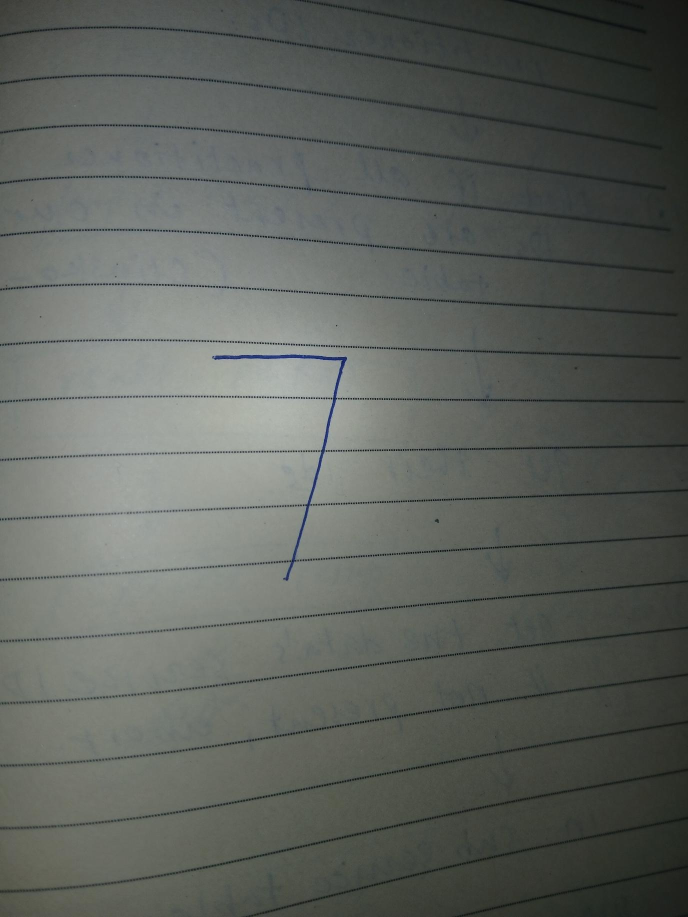
#> input picture test_images/digit1.jpg, 1376 x 1834 px (shown at 1/2 size)
$ python -i preprocess.py   (imports and definitions only)
#> lines starting #> are read from the running program, lines starting #| are printed output that depends on the picture; after the words box and inside, x2 and y2 are one past the last pixel; in counts of white or black regions, pixels touching at a corner belong together
import cv2
import numpy as np


def preprocess_image(image_path):
    """
    Convert a custom handwritten digit image into
    MNIST-like 28x28 format.
    """
#> called with image_path = 'test_images/digit1.jpg'

    # -----------------------------
    # Read image
    # -----------------------------
    image = cv2.imread(image_path)
#> image is the input picture: shape (1834, 1376, 3); mean B, G, R 91.9, 97, 93.1

    if image is None:
        raise FileNotFoundError(f"Image not found: {image_path}")

    # -----------------------------
    # Convert to grayscale
    # -----------------------------
    gray = cv2.cvtColor(image, cv2.COLOR_BGR2GRAY)

    # -----------------------------
    # Binary inverse threshold
    # -----------------------------
    _, thresh = cv2.threshold(
        gray,
        128,
        255,
        cv2.THRESH_BINARY_INV
    )
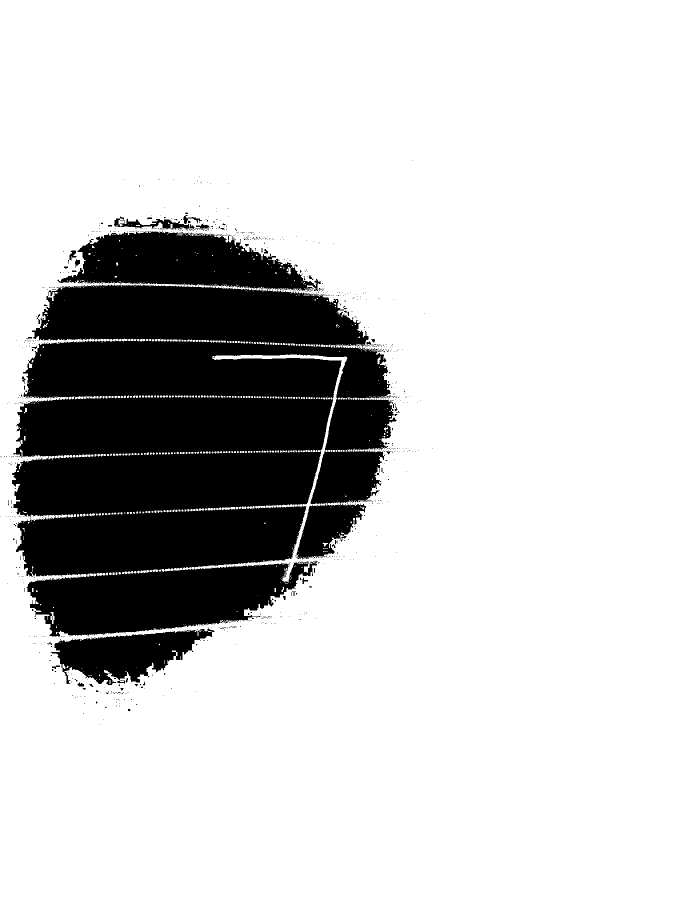
#> thresh: shape (1834, 1376) (shown at 1/2 size); 80.8% white; 817 black regions (776 under 20 px), largest, box (x1, y1, x2, y2) and area: (24, 462, 795, 1274) 458934, (101, 1257, 429, 1370) 19745, (228, 433, 378, 461) 1464

    # -----------------------------
    # Find contours
    # -----------------------------
    contours, _ = cv2.findContours(
        thresh,
        cv2.RETR_EXTERNAL,
        cv2.CHAIN_APPROX_SIMPLE
    )
#> contours = 1 item

    if len(contours) == 0:
        raise ValueError("No digit found.")

    # -----------------------------
    # Largest contour
    # -----------------------------
    contour = max(contours, key=cv2.contourArea)
#> contour = [[0, 0], [0, 911], [1, 912], [0, 913], [0, 1833], [1375, 1833], [1375, 0]]

    x, y, w, h = cv2.boundingRect(contour)
#> x = 0; y = 0; w = 1376; h = 1834

    digit = thresh[y:y+h, x:x+w]

    # -----------------------------
    # Padding
    # -----------------------------
    digit = cv2.copyMakeBorder(
        digit,
        20,
        20,
        20,
        20,
        cv2.BORDER_CONSTANT,
        value=0
    )
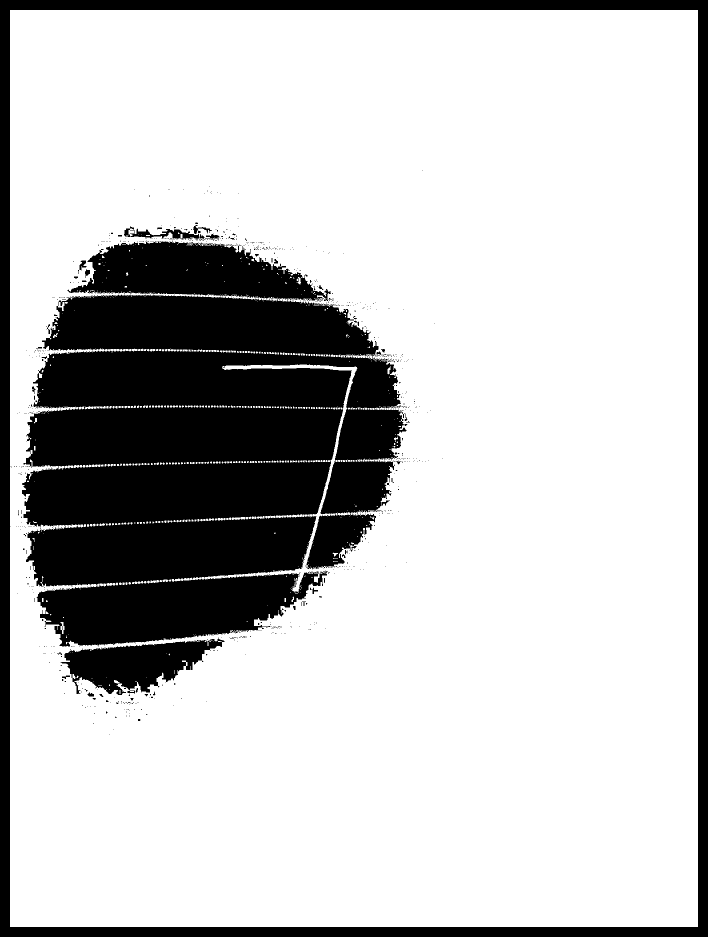
#> digit: shape (1874, 1416) (shown at 1/2 size); 76.9% white; 817 black regions (775 under 20 px), largest, box (x1, y1, x2, y2) and area: (44, 482, 815, 1294) 458934, (0, 0, 1416, 1874) 130001, (121, 1277, 449, 1390) 19745

    # -----------------------------
    # Preserve aspect ratio
    # -----------------------------
    h, w = digit.shape
#> h = 1874; w = 1416

    max_dim = max(h, w)
#> max_dim = 1874

    scale = 20 / max_dim
#> scale = 0.0107

    new_w = int(w * scale)
#> new_w = 15
    new_h = int(h * scale)
#> new_h = 20

    digit = cv2.resize(
        digit,
        (new_w, new_h),
        interpolation=cv2.INTER_AREA
    )

    # -----------------------------
    # Create 28x28 canvas
    # -----------------------------
    canvas = np.zeros((28, 28), dtype=np.uint8)

    x_offset = (28 - new_w) // 2
#> x_offset = 6
    y_offset = (28 - new_h) // 2
#> y_offset = 4

    canvas[
        y_offset:y_offset + new_h,
        x_offset:x_offset + new_w
    ] = digit
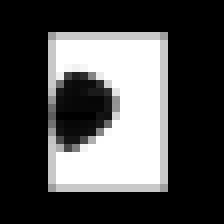
#> canvas: shape (28, 28) (shown 8 times larger); min 0, max 255, mean 75

    # -----------------------------
    # Center digit using image moments
    # -----------------------------
    M = cv2.moments(canvas)
#> M = moments, m00 58816, centre m10/m00, m01/m00 = (13.79, 13.58)

    if M["m00"] != 0:

        cx = M["m10"] / M["m00"]
#> cx = 13.79
        cy = M["m01"] / M["m00"]
#> cy = 13.58

        shift_x = int(14 - cx)
#> shift_x = 0
        shift_y = int(14 - cy)
#> shift_y = 0

        translation_matrix = np.float32([
            [1, 0, shift_x],
            [0, 1, shift_y]
        ])
#> translation_matrix = [[1, 0, 0], [0, 1, 0]]

        canvas = cv2.warpAffine(
            canvas,
            translation_matrix,
            (28, 28)
        )

    # -----------------------------
    # Save processed image (Optional)
    # -----------------------------
    cv2.imwrite("outputs/processed.png", canvas)

    return canvas

>>> result = preprocess_image('test_images/digit1.jpg')

$ run again, on test_images/digit2.jpg
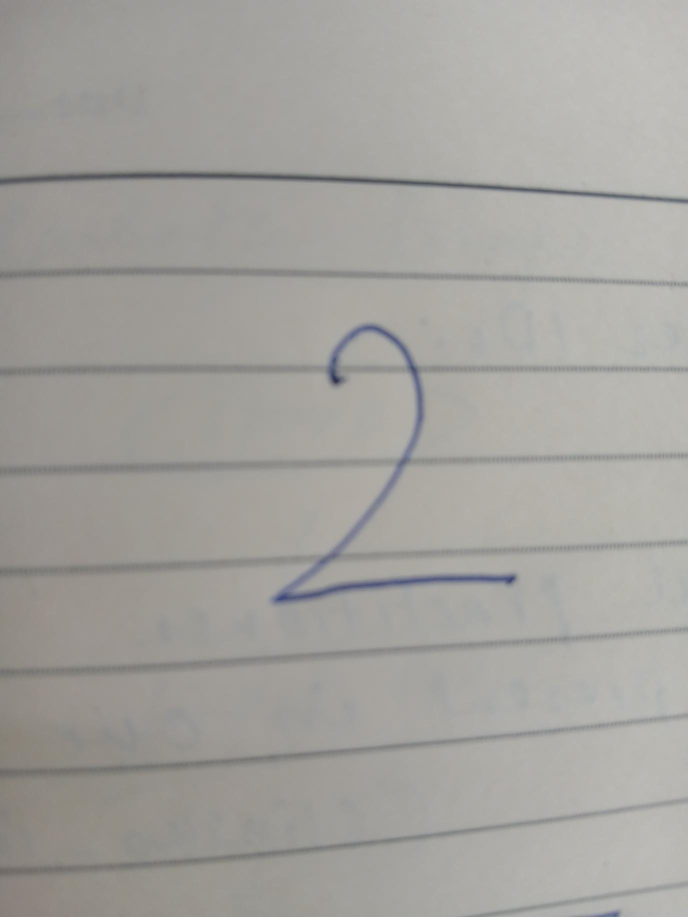
#> input picture test_images/digit2.jpg, 1376 x 1834 px (shown at 1/2 size)
#> in preprocess_image, image is the input picture: shape (1834, 1376, 3); mean B, G, R 157.5, 161.8, 163.5
#> in preprocess_image, `_, thresh = cv2.threshold( gray, 128, 255, cv2.THRESH_BINARY_INV )`:
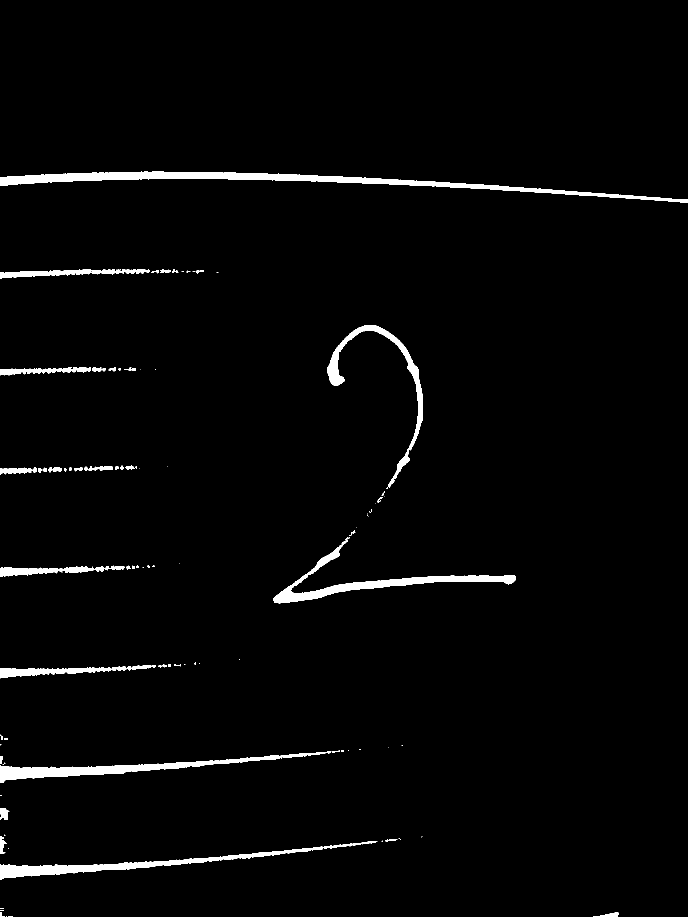
#> thresh: shape (1834, 1376) (shown at 1/2 size); 2.3% white; 99 white regions (46 under 20 px)
#> contours = 99 contours, 57 with area under 20; largest, box (x1, y1, x2, y2) and area: (0, 343, 1376, 406) 13903, (546, 1074, 1032, 1207) 7596, (0, 1502, 663, 1565) 7581, (0, 1683, 755, 1760) 7176, (654, 650, 846, 976) 5289
#> contour = contour of 465 points, box (x1, y1, x2, y2) (0, 343, 1376, 406), area 13903
#> in preprocess_image, `x, y, w, h = cv2.boundingRect(contour)`: x = 0; y = 343; w = 1376; h = 63
#> in preprocess_image, `digit = cv2.copyMakeBorder( digit, 20, 20, 20, 20, cv2.BORDER_CONSTANT..`:
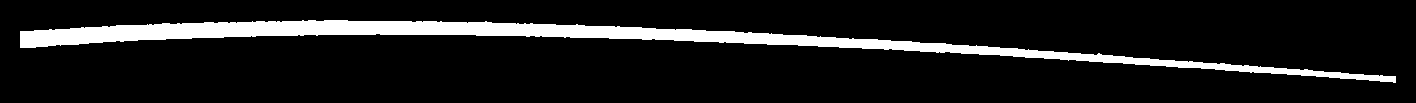
#> digit: shape (103, 1416); 10.5% white; 1 white region, box (x1, y1, x2, y2) and area: (20, 20, 1396, 83) 15290
#> M = moments, m00 537, centre m10/m00, m01/m00 = (11.75, 13)
#> cx = 11.75
#> cy = 13
#> shift_x = 2
#> shift_y = 1
#> translation_matrix = [[1, 0, 2], [0, 1, 1]]

$ run again, on test_images/digit3.jpg
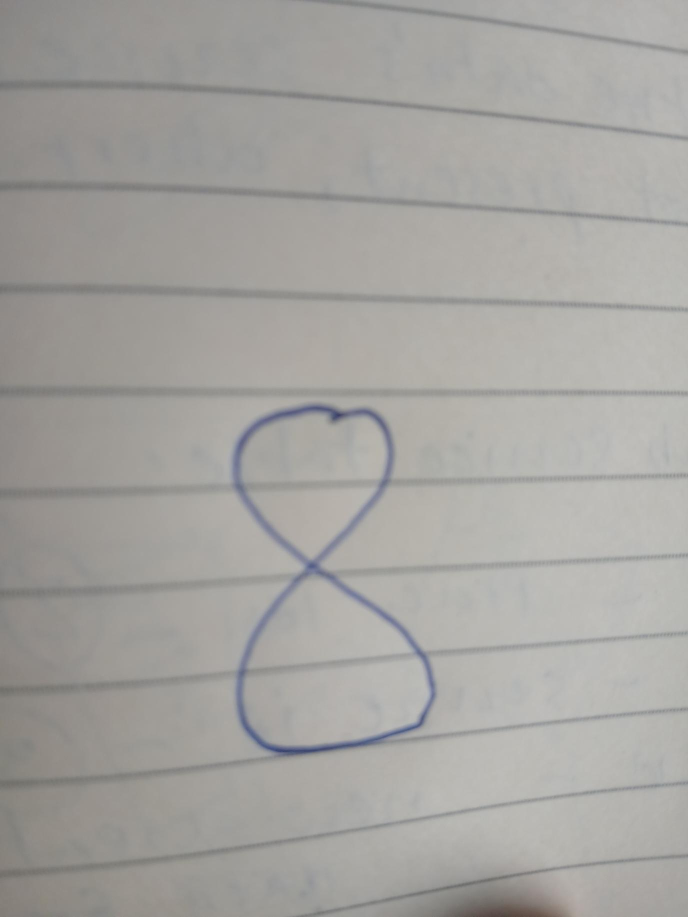
#> input picture test_images/digit3.jpg, 1376 x 1834 px (shown at 1/2 size)
#> in preprocess_image, image is the input picture: shape (1834, 1376, 3); mean B, G, R 159.9, 163.4, 165
#> in preprocess_image, `_, thresh = cv2.threshold( gray, 128, 255, cv2.THRESH_BINARY_INV )`:
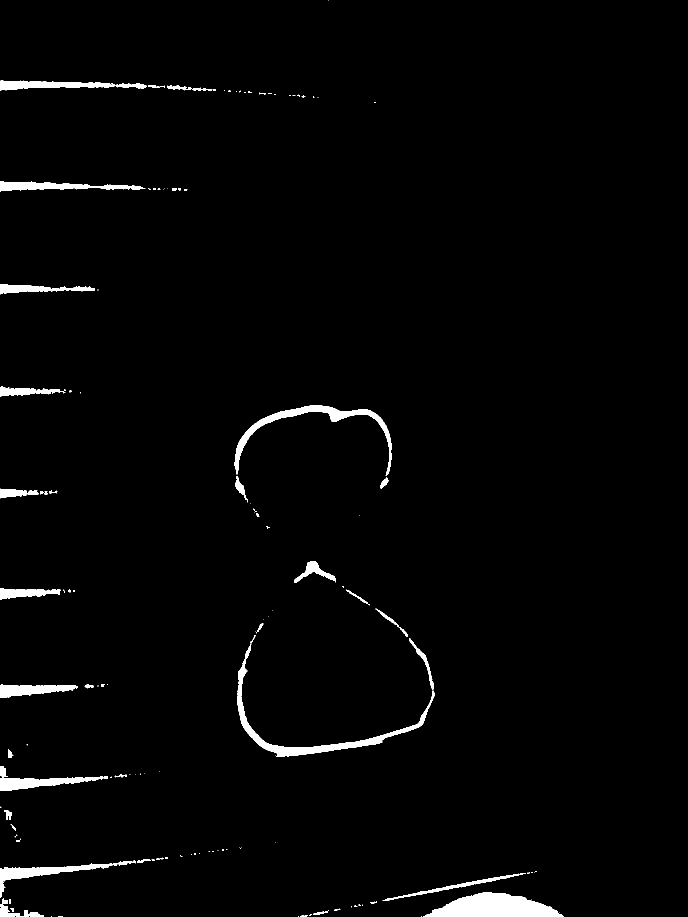
#> thresh: shape (1834, 1376) (shown at 1/2 size); 2% white; 135 white regions (82 under 20 px)
#> contours = 135 contours, 91 with area under 20; largest, box (x1, y1, x2, y2) and area: (846, 1784, 1125, 1834) 8717, (475, 1288, 869, 1514) 5864, (469, 810, 784, 952) 4848, (0, 1721, 272, 1795) 3244, (0, 1533, 207, 1582) 2948
#> contour = contour of 145 points, box (x1, y1, x2, y2) (846, 1784, 1125, 1834), area 8717
#> in preprocess_image, `x, y, w, h = cv2.boundingRect(contour)`: x = 846; y = 1784; w = 279; h = 50
#> in preprocess_image, `canvas[ y_offset:y_offset + new_h, x_offset:x_offset + new_w ] = digit`:
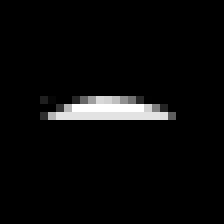
#> canvas: shape (28, 28) (shown 8 times larger); min 0, max 255, mean 9.7
#> M = moments, m00 7643, centre m10/m00, m01/m00 = (13.16, 13.29)
#> cx = 13.16
#> cy = 13.29
#> shift_x = 0
#> translation_matrix = [[1, 0, 0], [0, 1, 0]]
